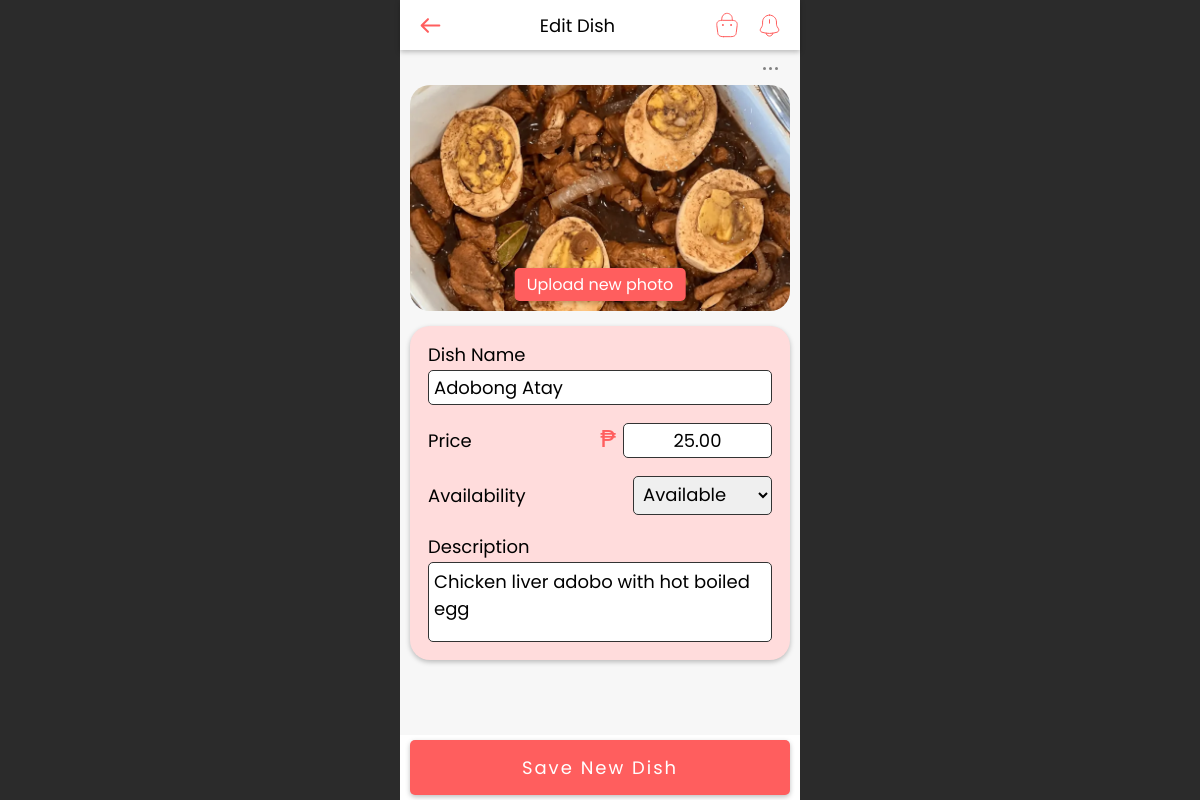
The page /admin/dish-info.php?food_id=7 on the database its author committed.
### tables this page shows
CREATE TABLE `food_product` (
  `food_id` int(11) NOT NULL,
  `name` varchar(100) NOT NULL,
  `price` decimal(10,2) NOT NULL,
  `description` mediumtext NOT NULL,
  `img` varchar(100) NOT NULL,
  `availability` varchar(255) NOT NULL,
  `rates` float NOT NULL,
  `likes` int(11) NOT NULL,
  `sold` int(11) NOT NULL,
  `created_at` timestamp NOT NULL DEFAULT current_timestamp(),
  `updated_at` timestamp NOT NULL DEFAULT current_timestamp() ON UPDATE current_timestamp()
);

### classes/food.class.php (called while the page is built, shortened)
<?php
    include_once 'database.php';
    class Food{
        protected $db;
        function __construct(){
            $this->db = new Database;
        }
        function fetch($id){
            $sql = 'SELECT * FROM food_product WHERE food_id=:food_id;';
            $query = $this->db->connect()->prepare($sql);
            $query->bindParam(':food_id', $id);
            if($query->execute()){
                $data = $query->fetch();
            }
            return $data;
        }
    }
?>

### classes/database.php (called while the page is built)
<?php
    class Database{
        private $host = 'localhost';
        private $username = 'root';
        private $password = '';
        private $database = 'meraki';
        protected $connection;
        function connect(){
            try{
                $this->connection = new PDO("mysql:host=$this->host;dbname=$this->database",
                                            $this->username, $this->password);
            }
            catch(PDOException $e){
                echo 'Connection Error ' . $e->getMessage();
            }
            return $this->connection;
        }
    }
?>

### admin/dish-info.php (the view, shortened to what this page needs)
<?php
    include_once '../classes/food.class.php';
    $foods = new Food;
    if(isset($_GET['food_id'])){
        $food_id = $_GET['food_id'];
        if($foods->fetch($food_id)){
            $food = $foods->fetch($food_id);
        }
        else{
            header('location: store.php');
        }
    }
    else {
        $page_title = "Add Dish";
    }
    include_once '../includes/header.php';
?>
<div class="wrapper">
    <?php include_once '../includes/admin/topnav.php'; ?>
    <form class="add-edit-dish <?php if(!isset($food_id)) echo 'add-dish'; ?>" method="post" enctype="multipart/form-data">
        <div class="action">
            <span class="dots"></span>
            <span class="dots"></span>
            <span class="dots"></span>
        </div>
        <div class="img">
            <img class="item-img" src="../icons/uploads/dishes/<?= $food['img']; ?>">
            <div class="upload-new">
                <button type="button">Upload new photo<input type="file" name="new_image" class="edit-img"></button>
            </div>
        </div>
        <div class="description-container">
            <div class="name">
                <label>Dish Name</label>
                <input type="text" name="item-name" value="<?php if(isset($food_id)){ echo $food['name']; } else if(isset($item_name)){ echo $item_name; } ?>">
            </div>
            <div class="price">
                <label>Price</label>
                <div class="price-cont">
                    <span >₱</span>
                    <input type="number" name="price" value="<?php if(isset($food_id)){ echo $food['price']; } else if(isset($item_price)){ echo sprintf("%0.2f", $item_price); } ?>">
                </div>
            </div>
            <div class="availability">
                <label>Availability</label>
                <select name="availability">
                    <option value="available" <?php if(isset($food_id) && $food['availability'] === 'available'){ echo 'selected'; } else if(!empty($item_availabillity) && $item_availabillity === 'available'){ echo 'selected'; } ?>>Available</option>
                </select>
            </div>
            <div class="description">
                <label for="item-name">Description</label>
                <textarea cols="30" rows="10" name="description"><?php if(isset($food_id)){ echo $food['description']; } else if(isset($item_description)){ echo $item_description; } ?></textarea>
            </div>
        </div>
        <div class="bottom-button">
            <button type="button" class="buynow_btn">Save New Dish</button>
        </div>
    </form>
</div>
<?php
    include_once '../includes/footer.php';
?>

### rows shown on the page
food_product: img (picture), item-name "Adobong Atay", price "25.00", availability "Available", description "Chicken liver adobo with hot boiled egg"

### other values the page prints
$page_title "Edit Dish"
